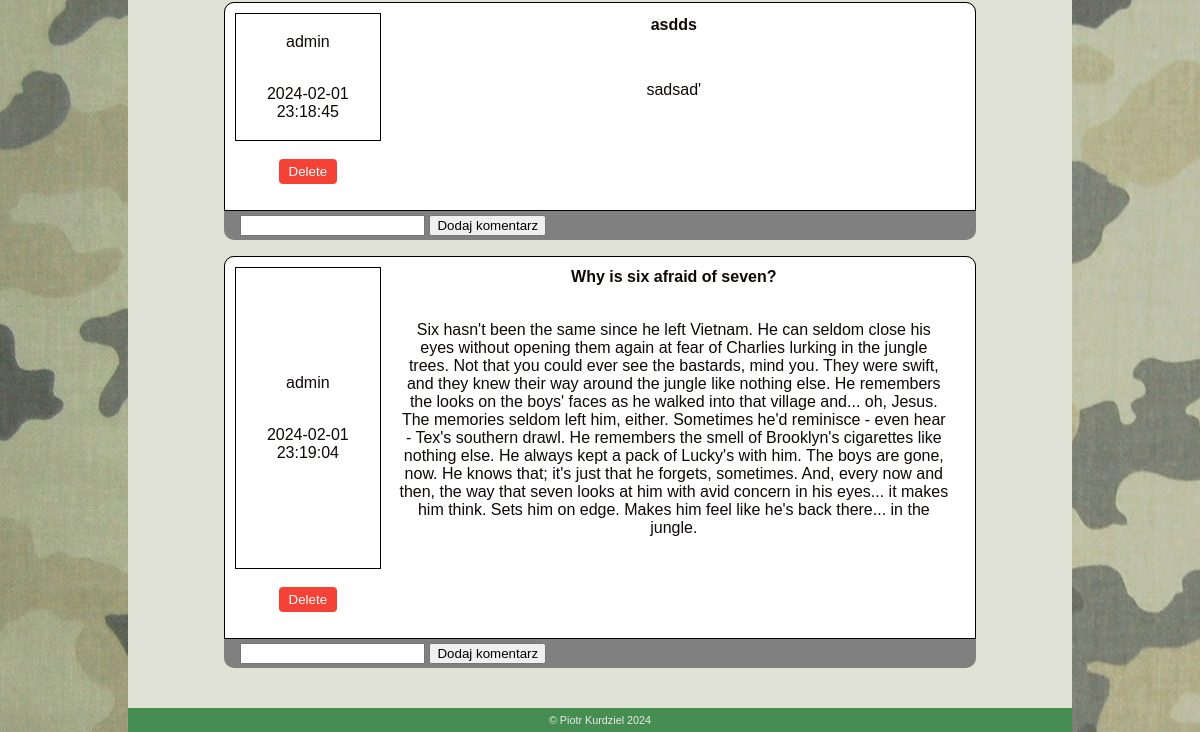
The app's page /forum.php (signed in, lower part), older data.
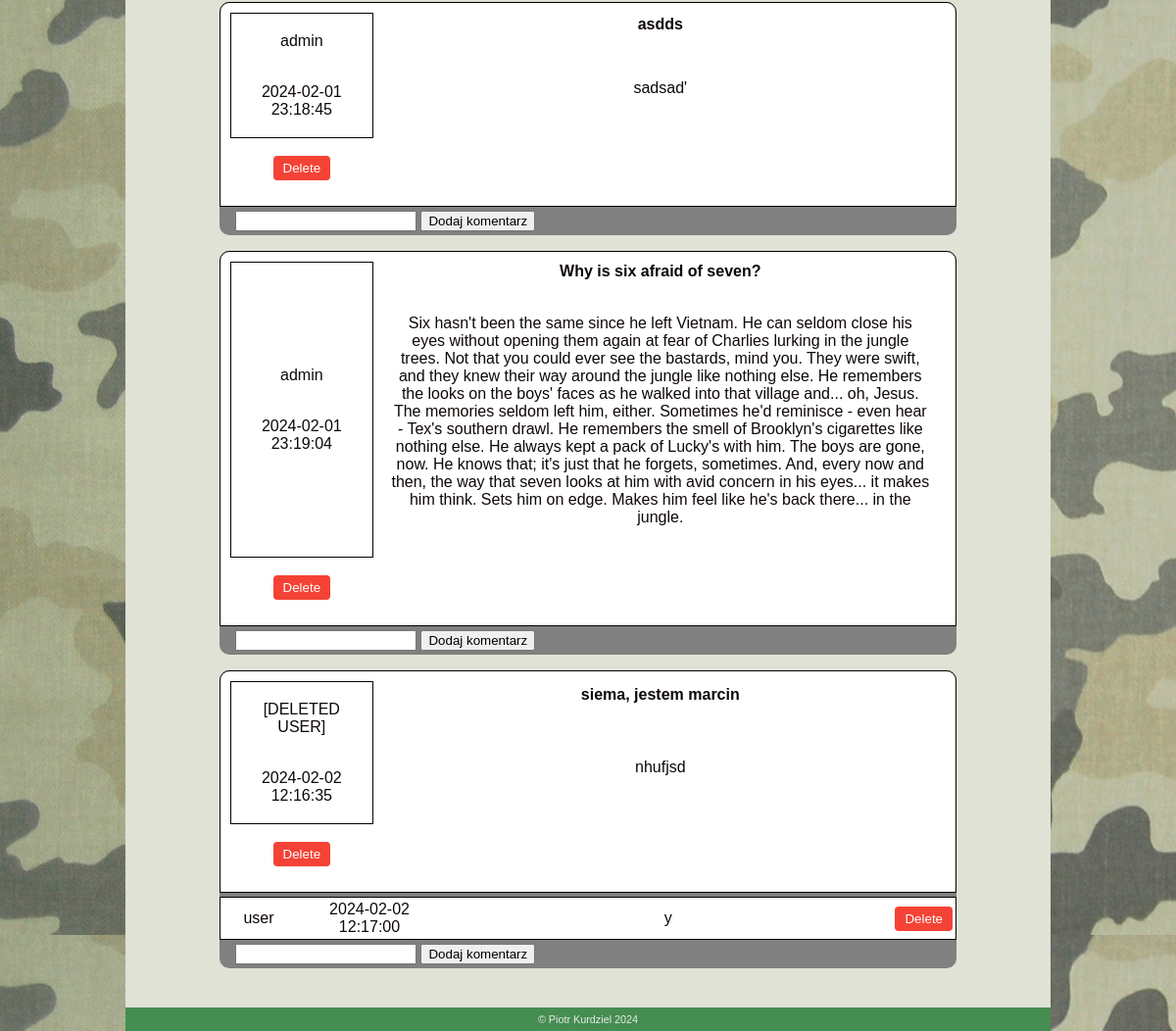
The same page, newer data.
### tables this page shows
CREATE TABLE `posts` (
  `id` int(11) NOT NULL,
  `user_id` int(11) NOT NULL,
  `data` timestamp NOT NULL DEFAULT current_timestamp(),
  `tresc` mediumtext NOT NULL,
  `title` text NOT NULL
);

CREATE TABLE `users` (
  `id` int(11) NOT NULL,
  `user` text NOT NULL,
  `pass` text NOT NULL,
  `pass_change` timestamp NULL DEFAULT current_timestamp() COMMENT 'last time password was changed',
  `email` text DEFAULT NULL,
  `birthdate` date DEFAULT NULL,
  `newsletter` binary(1) NOT NULL
);

CREATE TABLE `comments` (
  `id` int(11) NOT NULL,
  `post_id` int(11) NOT NULL,
  `user_id` int(11) NOT NULL,
  `data` timestamp NOT NULL DEFAULT current_timestamp() ON UPDATE current_timestamp(),
  `tresc` text NOT NULL
);

### forum.php (the view, shortened to what this page needs)
<!DOCTYPE html>
<html lang="pl">
<?php
include("session.php");
?>
<head>
    <link rel="stylesheet" href="resource/main.css" />
    <link rel="stylesheet" href="resource/mobile.css" />
    <link rel="stylesheet" href="resource/forum.css" />
</head>
<body>
    <div class="container">
        <main>
            <?php
            $postQuery = "SELECT * FROM posts";
            $result = $connection->query($postQuery);
            while ($post = $result->fetch_assoc()) {
                $postId = $post['id'];
                $commentResult = $connection->query("SELECT * FROM comments WHERE post_id = $postId");
                $username = $post['user_id'];
                $userResult = $connection->query("SELECT user FROM users WHERE id= $username");
                $username = "[Deleted]";
                if ($userResult) {
                    $userData = $userResult->fetch_row();
                    if ($userData)
                        $username = $userData[0];
                }
                echo '<div class="post-container">';
                echo '<table class="post">
                <tr>
                    <th class="post-user" rowspan="2">
                    <table>
                        <tr><td>' . $username . '</td></tr>
                        <tr><td>' . $post['data'] . '</td></tr>
                    </table>
                    </th>
                    <th class="post-title">' . $post['title'] . '</th>
                </tr>
                <tr><td colspan="2"><p>' . $post['tresc'] . '</p></td></tr>';
                if ($_SESSION['login'] == 'admin' || $_SESSION['login'] == $username) {
                    echo '<td style="width: 5%;">';
                    echo '<form action="user/delete_comment.php" method="post">';
                    echo '<input class="delete-button" type="submit" value="Delete"></form></td>';
                }
                echo '</table>';
                echo '<div class="comments">';
                while ($comment = $commentResult->fetch_assoc()) {
                    $username = $comment['user_id'];
                    $userResult = $connection->query("SELECT user FROM users WHERE id= $username");
                    $username = "[Deleted]";
                    if ($userResult) {
                        $userData = $userResult->fetch_row();
                        if ($userData)
                            $username = $userData[0];
                    }
                    echo '<table class="comment">
                    <tr>
                        <td style="width: 10%;">' . $username . '</td>
                        <td style="width: 20%;">' . $comment['data'] . '</td>
                        <td>' . $comment['tresc'] . '</td>';
                    if ($_SESSION['login'] == 'admin' || $_SESSION['login'] == $username) {
                        echo '<td style="width: 5%;">';
                        echo '<form action="user/delete_comment.php" method="post" style="display:inline;">';
                        echo '<input class="delete-button" type="submit" value="Delete"></form></td>';
                    }
                    echo '</tr>
                    </table>';
                }
                echo
                    '<div class="addcomment">
                        <form action="process_comm.php" method="post">
                            <input type="hidden" name="post" value="' . $postId . '">
                            <input type="text" name="content" required>
                            <input type="submit" value="Dodaj komentarz">
                        </form>
                    </div>
                </div>
                </div>';
            }
            ?>
        </main>
        <footer>
        </footer>
    </div>
</body>
</html>

### resource/main.css (style rules this page uses)
:root { --beige: #dfe2d5; --white: #ebebeb; --blue: #518194; --linkblue: #05b; --green: #458d50; --darkgray: #747474; --shadowgreen: #3d6b43; --fontdark: #0e0806; --fontlight: #ebebeb; --orange: #f57543; --border-s: 6px; }
* { box-sizing: border-box; }
html { scroll-behavior: smooth; }
body, h1, h2, h3, h4, h5, h6 { font-family: Roboto, sans-serif; }
body { background-color: #888; background-image: url("../img/moro.jpg"); background-position: fixed; color: var(--fontdark); margin: 0; font-family: sans-serif; }
.container { margin: 0 8rem; display: flex; flex-direction: column; }
main { padding: 1.5rem 5rem; background-color: var(--beige); min-height: 80vh; position: relative; }
footer { font-size: 0.675rem; background-color: var(--green); color: var(--white); padding: 0.375rem; text-align: center; }

### resource/forum.css (style rules this page uses)
table { width: 100%; text-align: center; }
.post-container { margin: 1rem; background-color: gray; border-radius: 10px; text-align: left; }
.post { cursor: pointer; border: 1px solid black; background-color: white; padding: 0.5rem; border-top-left-radius: 10px; border-top-right-radius: 10px; }
.post-user { width: 20%; font-weight: normal; border: 1px solid black; }
.post td { padding: 1rem; }
.comment { background-color: white; border: 1px solid black; margin-top: 0.25rem; }
.addcomment { margin: 0.25rem 1rem; padding-bottom: 0.25rem; }
.delete-button { background-color: #f44336; color: white; padding: 5px 10px; border: none; border-radius: 4px; cursor: pointer; text-align: center; text-decoration: none; display: inline-block; transition: background-color 0.3s; }

Row changes from the older to the newer data that the page shows:
added posts: user.user "[DELETED USER]", data "2024-02-02 12:16:35", title "siema, jestem marcin", tresc "nhufjsd"
added comments: user.user "user", data "2024-02-02 12:17:00", tresc "y"
